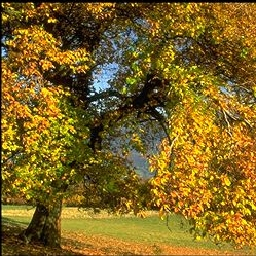
#> input picture steganography/img_to_hide.png, 256 x 256 px
$ python admans_encoder.py
#> lines starting #> are read from the running program, lines starting #| are printed output that depends on the picture
#!/usr/bin/env python3
# -*- coding: utf-8 -*-
"""
Created on Wed Dec  7 13:36:25 2022

@author: leandre
"""

# Importing libraries
import matplotlib.pyplot as plt
from pathlib import Path
import skimage as sk
import skimage.io as skio
import skimage.transform as skt


plt.close('all')

# Defining path     ### To be modified ###
dirpath: Path = Path.cwd()


def encode(f_img2hide, f_support, save_filename=None):
    """
    Hides image with name 'f_img2hide' behind image with name 'f_support'

    Parameters :
        - f_img2hide : name of image to be hidden
        - f_support : name of support image
        - save_filename : name to give generated mixed image upon save
    Returns :
        mixed_img : image with 'f_img2hide' image hidden in 'f_support' image
    """
#> called with f_img2hide = 'img_to_hide.png', f_support = 'support_img.png', save_filename = 'mixed_img.png'
    # Extracting images
    path_img2hide = dirpath / f_img2hide
    path_support = dirpath / f_support

    img2hide = skio.imread(path_img2hide)
#> img2hide is the input picture: shape (256, 256, 3); mean R, G, B 126.1, 100.1, 35.2
    support_img = skio.imread(path_support)
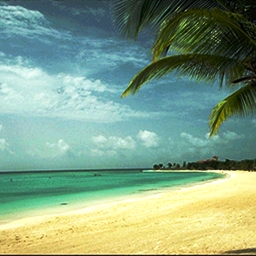
#> input picture steganography/support_img.png, 256 x 256 px
#> support_img is the input picture: shape (256, 256, 3); mean R, G, B 130.9, 160.6, 133.2

    # Displaying original images
    plt.figure(figsize=(12, 8))
    plt.subplot(1, 2, 1)
    plt.imshow(support_img)
    plt.title("Support Image")
    plt.axis('off')
    plt.subplot(1, 2, 2)
    plt.imshow(img2hide)
    plt.title("Image to hide")
    plt.axis('off')
    plt.tight_layout()
    plt.show()
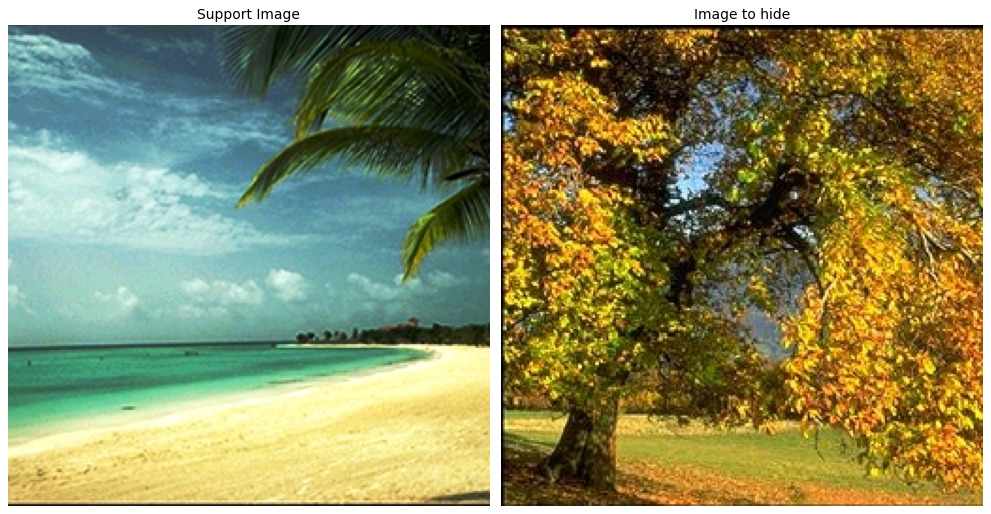
#> figure drawn by matplotlib, 2 panels

    # Resizing support image if necessary
    if img2hide.shape != support_img.shape:
        support_img = skt.resize(support_img, img2hide.shape)
        support_img = sk.img_as_ubyte(support_img)

    # Mixed image computation
    mixed_img = (support_img & 240) | (img2hide >> 4)

    # Displaying mixed image
    plt.figure(figsize=(8, 8))
    plt.imshow(mixed_img)
    plt.title("Mixed image")
    plt.axis('off')

    # Saving mixed image
    if save_filename:
        save_filepath = dirpath / save_filename
        plt.imsave(save_filepath, mixed_img)

    return mixed_img


f_img2hide = r'img_to_hide.png'     # ### To be modified ###
f_support = r'support_img.png'      # ### To be modified ###
save_filename = "mixed_img.png"     # ### To be modified ###

mixed_img = encode(f_img2hide, f_support, save_filename)
